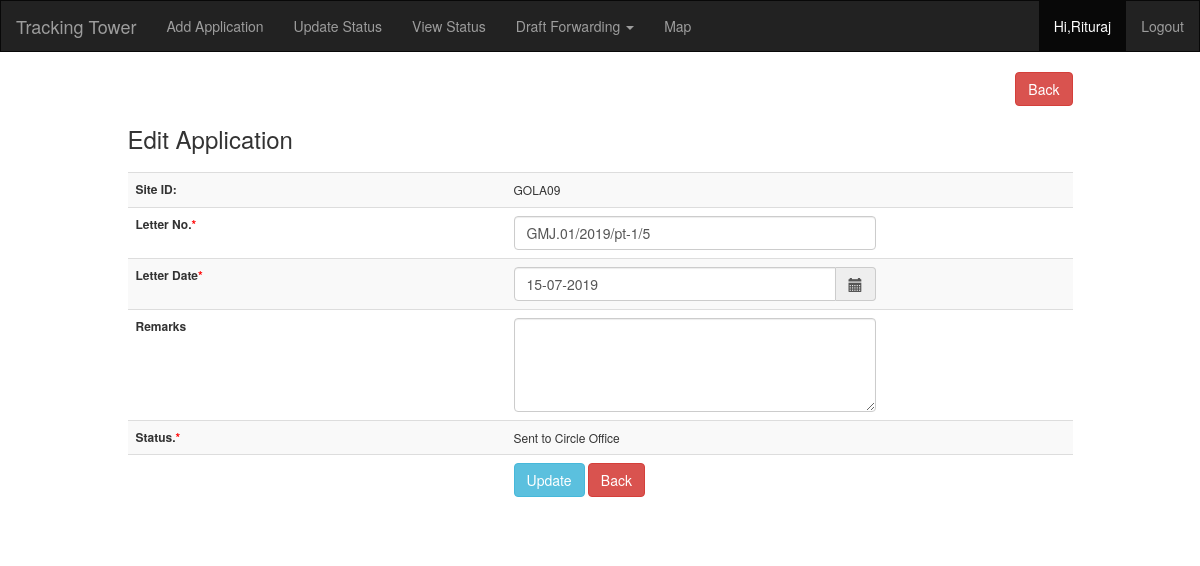
The app's page /edit_track.php?id=129&pid=1& (signed in) with its own data.
### tables this page shows
CREATE TABLE `track` (
  `id` int(11) NOT NULL,
  `app_id` int(11) NOT NULL,
  `app_status` int(11) NOT NULL,
  `fileno` varchar(40) DEFAULT NULL,
  `file_date` date DEFAULT NULL,
  `remarks` varchar(999) DEFAULT NULL,
  `is_delete` int(11) NOT NULL DEFAULT '0',
  `updated_on` datetime NOT NULL DEFAULT CURRENT_TIMESTAMP
);

CREATE TABLE `master_application` (
  `id` int(11) NOT NULL,
  `site_id` varchar(20) NOT NULL,
  `company_id` int(11) NOT NULL,
  `co_id` int(11) NOT NULL,
  `owner_name` varchar(100) NOT NULL,
  `owner_address` varchar(400) NOT NULL,
  `dagno` int(11) NOT NULL,
  `pattano` int(11) NOT NULL,
  `lattitude` varchar(30) NOT NULL,
  `longitude` varchar(30) NOT NULL,
  `dd_no` varchar(50) DEFAULT NULL,
  `dd_date` date DEFAULT NULL,
  `dd_status` int(11) NOT NULL DEFAULT '1',
  `dd_remarks` varchar(600) DEFAULT NULL,
  `remarks` varchar(999) DEFAULT NULL,
  `receivedon` date NOT NULL,
  `curr_status` int(11) NOT NULL DEFAULT '0',
  `year` int(11) DEFAULT NULL,
  `plot_type` varchar(50) DEFAULT NULL,
  `tower_type` varchar(5) DEFAULT NULL,
  `length` int(11) DEFAULT NULL,
  `width` int(11) DEFAULT NULL,
  `validity` date DEFAULT NULL,
  `is_delete` int(11) NOT NULL DEFAULT '0'
);

CREATE TABLE `status` (
  `id` int(11) NOT NULL,
  `curr_status` varchar(150) NOT NULL
);

### edit_track.php (the view, shortened to what this page needs)
<?php
    include("config.php");
    include("header.php");
    $p_file_date = "";
    $id="";
    $pid="";
    if(isset($_REQUEST['id']))
    {
        $pid=$_REQUEST['pid'];
        $qrystr="";
        $id=$_REQUEST['id'];
        $details = mysqli_query($mysqli,"SELECT a.*, b.site_id, s.curr_status from  track a inner join master_application b on a.app_id=b.id  inner join status s on a.app_status=s.id where a.id= $id and a.is_delete=0");
        while($r= mysqli_fetch_array($details)) {
            $p_siteid=$r["site_id"];
            $p_fileno =   $r["fileno"];
            $p_file_date = date('d-m-Y', strtotime($r['file_date']));
            $p_remarks =   $r["remarks"];
            $p_status =   $r["curr_status"];
        }
}
?>
<div class="container">
<div class="row">
    <div class="col-md-1"></div>
    <div class="col-md-10">
        <a class="btn btn-danger pull-right" href="details.php?id=<?php echo $pid ?><?php echo '&'.$qrystr ?>">Back</a>
    </div>
</div>
<div class="row">
    <div class="col-md-1"></div>
    <div class="col-md-10">
        <h3>Edit Application</h3>
    </div>
</div>
<div class="row">
<div class="col-md-1"></div>
<div class="col-md-10">
</div>
</div>
<form action="edit_track.php?id=<?php echo $id ?>&pid=<?php echo $pid ?>&page=<?php echo $page ?>"  method="POST"  name="form1" onsubmit="return validation()">
<div class="row">
<div class="col-md-1"></div>
<div class="col-md-10">
<table class="table table-striped" width="100%" style="font-size:12px !important;">
<tr>
<th width="40%">
    Site ID:
</th>
<td  width="40%">
<?php  echo $p_siteid;?>
</td>
 <td></td>
</tr>
 <tr>
<th>
Letter No.<span class="textmand">*</span>
</th>
<td>
<input type="text" name="fileno"  value="<?php  echo $p_fileno;?>" required class="form-control" >
</td>
 <td></td>
</tr>
<tr>
<th>
Letter Date<span class="textmand">*</span>
</th>
<td>
<div class='input-group date' class='datetimepicker1'>
<input type="text" name="file_date" autocomplete="off" id="ddate" class="form-control datepicker date-format"   placeholder="dd-mm-yyyy" value="<?php  echo $p_file_date;?>" required
onblur="ValidateDate(this, event.keyCode);" onkeydown="return DateFormat(this, event.keyCode)" maxlength="10" onfocus="this.select();">
<span class="input-group-addon">
                        <span class="glyphicon glyphicon-calendar"></span>
                    </span>
</div>
</td>
 <td>
</td>
</tr>
<tr>
<th>
Remarks
</th>
<td>
<textarea rows="4" cols="50" name="remarks"   class="form-control" >
<?php  echo $p_remarks;?>
</textarea>
</td>
 <td></td>
</tr>
<tr>
<th>
Status.<span class="textmand">*</span>
</th>
<td>
<?php  echo $p_status;?>
</td>
 <td></td>
</tr>
<tr>
<td></td>
<td>
<input type="submit" name="Submit" value="Update" class="btn btn-info"  >
        <a class="btn btn-danger" href="details.php?id=<?php echo $pid ?><?php echo '&'.$qrystr ?>">Back</a>
</td>
 <td></td>
</tr>
</table>
</div>
</div>
</div>
<?php
    include("footer.php");
?>

### header.php (style rules this page uses)
.textmand { color:red; }

### records on screen
track: master_application.site_id "GOLA09", fileno "GMJ.01/2019/pt-1/5", file_date "15-07-2019", status.curr_status "Sent to Circle Office"

### other values on screen
$_SESSION['name'] "Rituraj"
